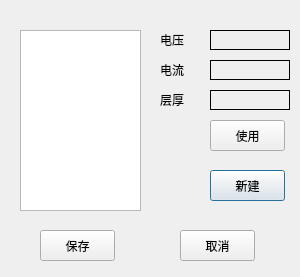
<?xml version="1.0" encoding="UTF-8"?>
<ui version="4.0">
 <class>LineDetAirDisposeDialog</class>
 <widget class="QDialog" name="LineDetAirDisposeDialog">
  <property name="geometry">
   <rect>
    <x>0</x>
    <y>0</y>
    <width>300</width>
    <height>277</height>
   </rect>
  </property>
  <property name="windowTitle">
   <string>LineDetAirDisposeDialog</string>
  </property>
  <widget class="QListWidget" name="AirDisposeNameListWidget">
   <property name="geometry">
    <rect>
     <x>20</x>
     <y>30</y>
     <width>121</width>
     <height>181</height>
    </rect>
   </property>
   <property name="editTriggers">
    <set>QAbstractItemView::NoEditTriggers</set>
   </property>
   <property name="tabKeyNavigation">
    <bool>false</bool>
   </property>
   <property name="dragEnabled">
    <bool>false</bool>
   </property>
   <property name="dragDropOverwriteMode">
    <bool>false</bool>
   </property>
   <property name="alternatingRowColors">
    <bool>false</bool>
   </property>
   <property name="textElideMode">
    <enum>Qt::ElideRight</enum>
   </property>
   <property name="verticalScrollMode">
    <enum>QAbstractItemView::ScrollPerItem</enum>
   </property>
   <property name="viewMode">
    <enum>QListView::ListMode</enum>
   </property>
  </widget>
  <widget class="QPushButton" name="addButton">
   <property name="geometry">
    <rect>
     <x>210</x>
     <y>170</y>
     <width>75</width>
     <height>31</height>
    </rect>
   </property>
   <property name="text">
    <string>新建</string>
   </property>
  </widget>
  <widget class="QPushButton" name="saveButton">
   <property name="geometry">
    <rect>
     <x>40</x>
     <y>230</y>
     <width>75</width>
     <height>31</height>
    </rect>
   </property>
   <property name="text">
    <string>保存</string>
   </property>
   <property name="autoDefault">
    <bool>false</bool>
   </property>
  </widget>
  <widget class="QPushButton" name="useButton">
   <property name="geometry">
    <rect>
     <x>210</x>
     <y>120</y>
     <width>75</width>
     <height>31</height>
    </rect>
   </property>
   <property name="text">
    <string>使用</string>
   </property>
  </widget>
  <widget class="QLabel" name="ct3MultiLayerLabel">
   <property name="geometry">
    <rect>
     <x>210</x>
     <y>30</y>
     <width>80</width>
     <height>20</height>
    </rect>
   </property>
   <property name="sizePolicy">
    <sizepolicy hsizetype="Minimum" vsizetype="Fixed">
     <horstretch>0</horstretch>
     <verstretch>0</verstretch>
    </sizepolicy>
   </property>
   <property name="minimumSize">
    <size>
     <width>80</width>
     <height>0</height>
    </size>
   </property>
   <property name="maximumSize">
    <size>
     <width>80</width>
     <height>16777215</height>
    </size>
   </property>
   <property name="frameShape">
    <enum>QFrame::Box</enum>
   </property>
  </widget>
  <widget class="QLabel" name="label_53">
   <property name="geometry">
    <rect>
     <x>160</x>
     <y>30</y>
     <width>54</width>
     <height>20</height>
    </rect>
   </property>
   <property name="sizePolicy">
    <sizepolicy hsizetype="Minimum" vsizetype="Preferred">
     <horstretch>0</horstretch>
     <verstretch>0</verstretch>
    </sizepolicy>
   </property>
   <property name="minimumSize">
    <size>
     <width>54</width>
     <height>0</height>
    </size>
   </property>
   <property name="maximumSize">
    <size>
     <width>54</width>
     <height>16777215</height>
    </size>
   </property>
   <property name="text">
    <string>电压</string>
   </property>
  </widget>
  <widget class="QLabel" name="label">
   <property name="geometry">
    <rect>
     <x>160</x>
     <y>60</y>
     <width>54</width>
     <height>20</height>
    </rect>
   </property>
   <property name="minimumSize">
    <size>
     <width>54</width>
     <height>0</height>
    </size>
   </property>
   <property name="maximumSize">
    <size>
     <width>54</width>
     <height>16777215</height>
    </size>
   </property>
   <property name="text">
    <string>电流</string>
   </property>
  </widget>
  <widget class="QLabel" name="ct3MatrixLabel">
   <property name="geometry">
    <rect>
     <x>210</x>
     <y>60</y>
     <width>80</width>
     <height>20</height>
    </rect>
   </property>
   <property name="sizePolicy">
    <sizepolicy hsizetype="Minimum" vsizetype="Fixed">
     <horstretch>0</horstretch>
     <verstretch>0</verstretch>
    </sizepolicy>
   </property>
   <property name="minimumSize">
    <size>
     <width>80</width>
     <height>0</height>
    </size>
   </property>
   <property name="maximumSize">
    <size>
     <width>80</width>
     <height>16777215</height>
    </size>
   </property>
   <property name="frameShape">
    <enum>QFrame::Box</enum>
   </property>
  </widget>
  <widget class="QPushButton" name="pushButton">
   <property name="geometry">
    <rect>
     <x>180</x>
     <y>230</y>
     <width>75</width>
     <height>31</height>
    </rect>
   </property>
   <property name="text">
    <string>取消</string>
   </property>
  </widget>
  <widget class="QLabel" name="ct3LayerThickness">
   <property name="geometry">
    <rect>
     <x>210</x>
     <y>90</y>
     <width>80</width>
     <height>20</height>
    </rect>
   </property>
   <property name="sizePolicy">
    <sizepolicy hsizetype="Minimum" vsizetype="Fixed">
     <horstretch>0</horstretch>
     <verstretch>0</verstretch>
    </sizepolicy>
   </property>
   <property name="minimumSize">
    <size>
     <width>80</width>
     <height>0</height>
    </size>
   </property>
   <property name="maximumSize">
    <size>
     <width>80</width>
     <height>16777215</height>
    </size>
   </property>
   <property name="frameShape">
    <enum>QFrame::Box</enum>
   </property>
  </widget>
  <widget class="QLabel" name="label_2">
   <property name="geometry">
    <rect>
     <x>160</x>
     <y>90</y>
     <width>54</width>
     <height>20</height>
    </rect>
   </property>
   <property name="minimumSize">
    <size>
     <width>54</width>
     <height>0</height>
    </size>
   </property>
   <property name="maximumSize">
    <size>
     <width>54</width>
     <height>16777215</height>
    </size>
   </property>
   <property name="text">
    <string>层厚</string>
   </property>
  </widget>
 </widget>
 <layoutdefault spacing="6" margin="11"/>
 <resources/>
 <connections/>
</ui>
